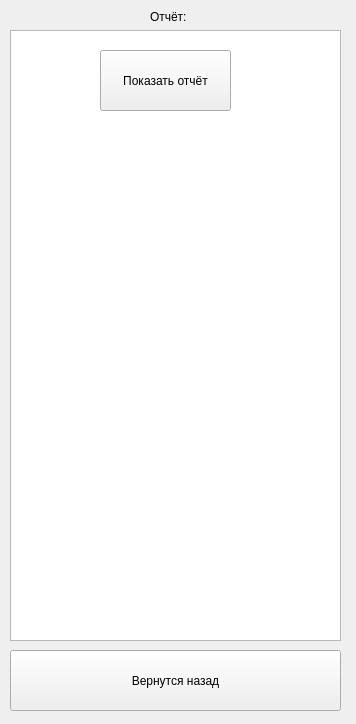
<?xml version="1.0" encoding="UTF-8"?>
<ui version="4.0">
 <class>Otchet</class>
 <widget class="QWidget" name="Otchet">
  <property name="geometry">
   <rect>
    <x>0</x>
    <y>0</y>
    <width>356</width>
    <height>724</height>
   </rect>
  </property>
  <property name="windowTitle">
   <string>Form</string>
  </property>
  <widget class="QTextBrowser" name="textBrowser">
   <property name="enabled">
    <bool>true</bool>
   </property>
   <property name="geometry">
    <rect>
     <x>10</x>
     <y>30</y>
     <width>331</width>
     <height>611</height>
    </rect>
   </property>
  </widget>
  <widget class="QLabel" name="label">
   <property name="geometry">
    <rect>
     <x>150</x>
     <y>10</y>
     <width>47</width>
     <height>13</height>
    </rect>
   </property>
   <property name="text">
    <string>Отчёт:</string>
   </property>
  </widget>
  <widget class="QPushButton" name="pushButton">
   <property name="geometry">
    <rect>
     <x>10</x>
     <y>650</y>
     <width>331</width>
     <height>61</height>
    </rect>
   </property>
   <property name="text">
    <string>Вернутся назад</string>
   </property>
  </widget>
  <widget class="QPushButton" name="pushButton_2">
   <property name="geometry">
    <rect>
     <x>100</x>
     <y>50</y>
     <width>131</width>
     <height>61</height>
    </rect>
   </property>
   <property name="text">
    <string>Показать отчёт</string>
   </property>
  </widget>
 </widget>
 <resources/>
 <connections/>
</ui>
